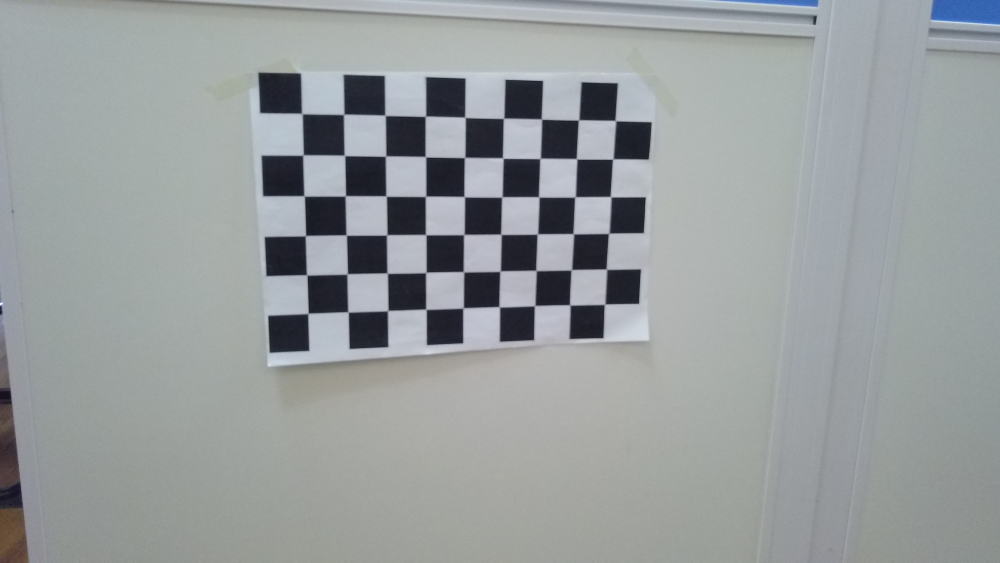
#> input picture p1/1.jpg, 4000 x 2250 px (shown at 1/4 size); its folder holds 5 pictures in this run
$ python main.py
#> lines starting #> are read from the running program, lines starting #| are printed output that depends on the picture; after the words box and inside, x2 and y2 are one past the last pixel; in counts of white or black regions, pixels touching at a corner belong together
import cv2
import numpy as np
import os

# 图片在当前文件夹的位置
file_in = 'p1'   # 原始图片存放位置
file_out = 'p3'   # 最后图片的保存位置

# 棋盘格模板规格，只算内角点个数，不算最外面的一圈点
w = 9
h = 6

# 找棋盘格角点
# 世界坐标系中的棋盘格点，在张正友标定法中认为Z = 0
# mgrid创建了大小为8×5×2的三维矩阵，在reshape成二维以后赋给objp，objp最后为(0,0,0), (1,0,0), (2,0,0) ....,(8,5,0)
objp = np.zeros((w * h, 3), np.float32)   # 大小为wh×3的0矩阵
objp[:, :2] = np.mgrid[0:w, 0:h].T.reshape(-1, 2)   # :2是因为认为Z=0
objpoints = []  # 储存在世界坐标系中的三维点
imgpoints = []  # 储存在图像平面的二维点

images = os.listdir(file_in)   # 读入图像序列
i = 0
img_h = 0
img_w = 0

# 算法迭代的终止条件，第一项表示迭代次数达到最大次数时停止迭代，第二项表示角点位置变化的最小值已经达到最小时停止迭代
criteria = (cv2.TERM_CRITERIA_EPS + cv2.TERM_CRITERIA_MAX_ITER, 30, 0.001)
for fname in images:
    img = cv2.imread(file_in + '/' + fname)
#> img is the input picture: shape (2250, 4000, 3); mean B, G, R 157.7, 156.6, 151.7
    img_h = np.size(img, 0)
#> img_h = 2250
    img_w = np.size(img, 1)
#> img_w = 4000
    gray = cv2.cvtColor(img, cv2.COLOR_BGR2GRAY)   # RGB转灰度
    # 找到棋盘格角点，存放角点于corners，如果找到足够点对，将其存储起来，ret为非零值
    ret, corners = cv2.findChessboardCorners(gray, (w, h), None)
#> ret = True; corners = 54 rows, first 8: [1209, 455.5], [1375.5, 458.5], [1542.5, 461.5], [1704, 467.5], [1861.5, 470.5], [2015.5, 474], [2167, 478], [2316.5, 482]
    # 检测到角点后，进行亚像素级别角点检测，更新角点
    if ret == True:
        i += 1
        # 输入图像gray；角点初始坐标corners；搜索窗口为2*winsize+1；表示窗口的最小（-1.-1）表示忽略；求角点的迭代终止条件
        cv2.cornerSubPix(gray, corners, (11, 11), (-1, -1), criteria)
        objpoints.append(objp)   # 空间坐标
        imgpoints.append(corners)  # 角点坐标即图像坐标
        # 角点显示
        cv2.drawChessboardCorners(img, (w, h), corners, ret)
        # cv2.imshow('findCorners', img)
        cv2.imwrite(file_out + '/print_corners' + str(i) + '.jpg', img)
        cv2.waitKey(10)
#> pass 2 of the loop `for fname in images:`:
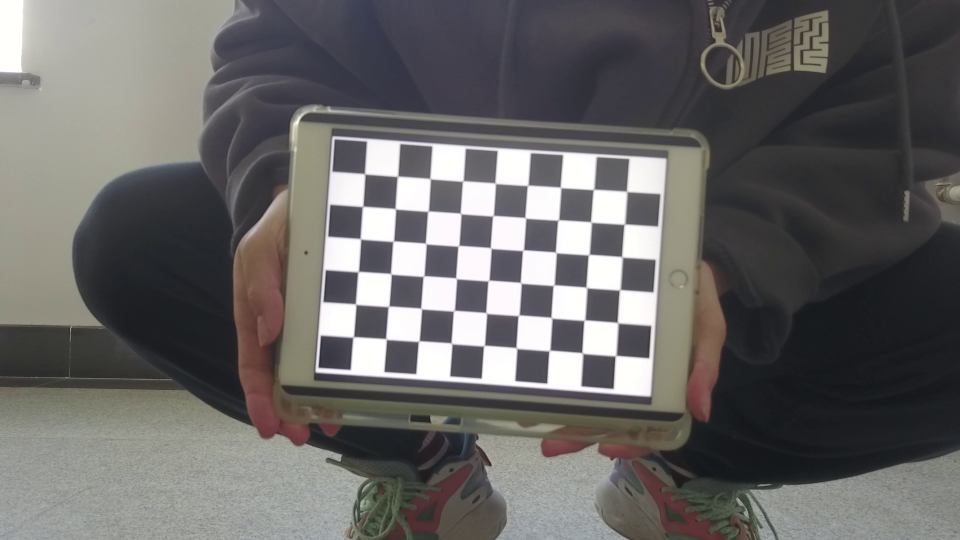
#> input picture p1/10.jpg, 1920 x 1080 px (shown at 1/2 size)
#> img is the input picture: shape (1080, 1920, 3); mean B, G, R 101.3, 102.2, 103.7
#> img_h = 1080
#> img_w = 1920
#> `gray = cv2.cvtColor(img, cv2.COLOR_BGR2GRAY)`:
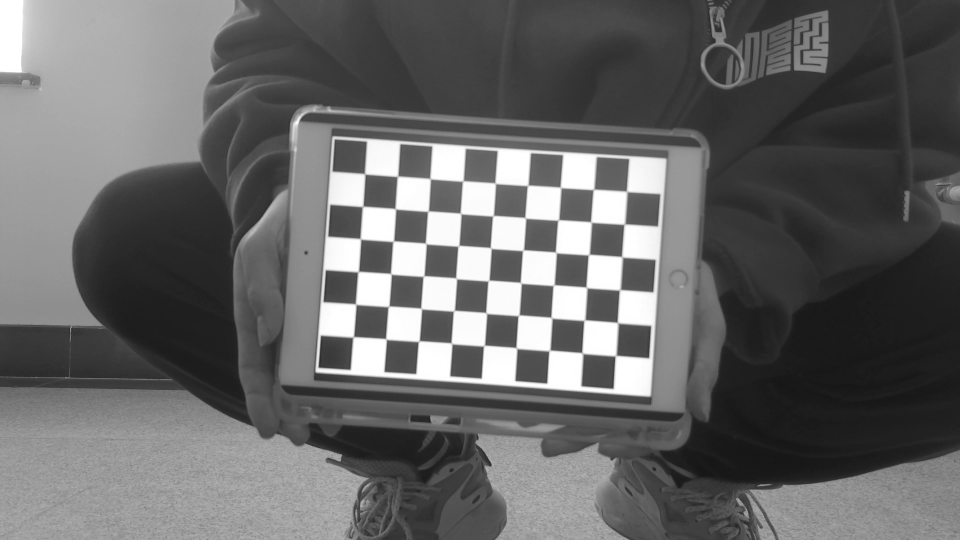
#> gray: shape (1080, 1920) (shown at 1/2 size); min 21, max 255, mean 102.5
#> corners = 54 rows, first 8: [731.1, 349.3], [796.6, 351.8], [861.9, 359.1], [924, 366], [992.8, 368.1], [1054.4, 372.5], [1122, 375.5], [1187.5, 378.4]
#> `cv2.drawChessboardCorners(img, (w, h), corners, ret)`:
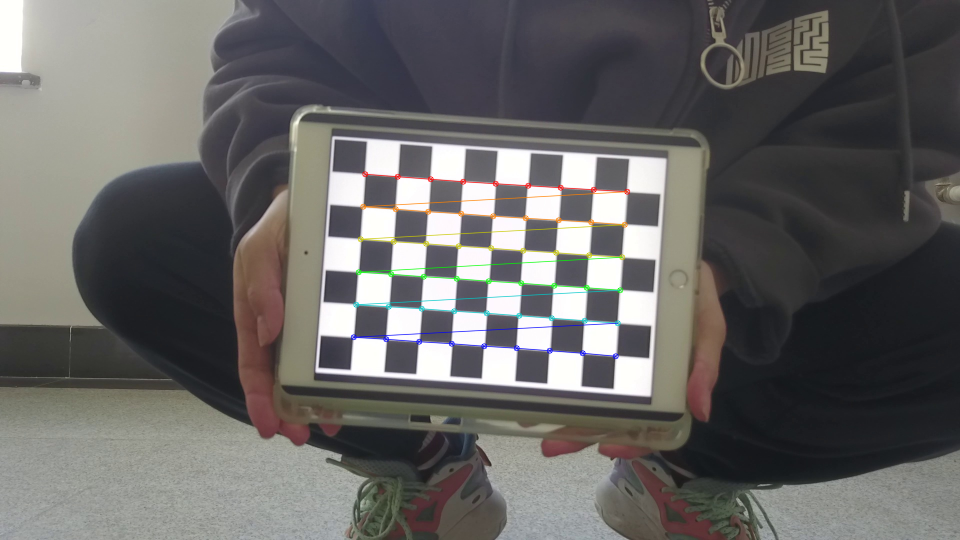
#> img: shape (1080, 1920, 3) (shown at 1/2 size); 1.04% of pixels changed, all inside (x1, y1, x2, y2) = (701, 342, 1261, 719)
#> pass 3 of the loop `for fname in images:`:
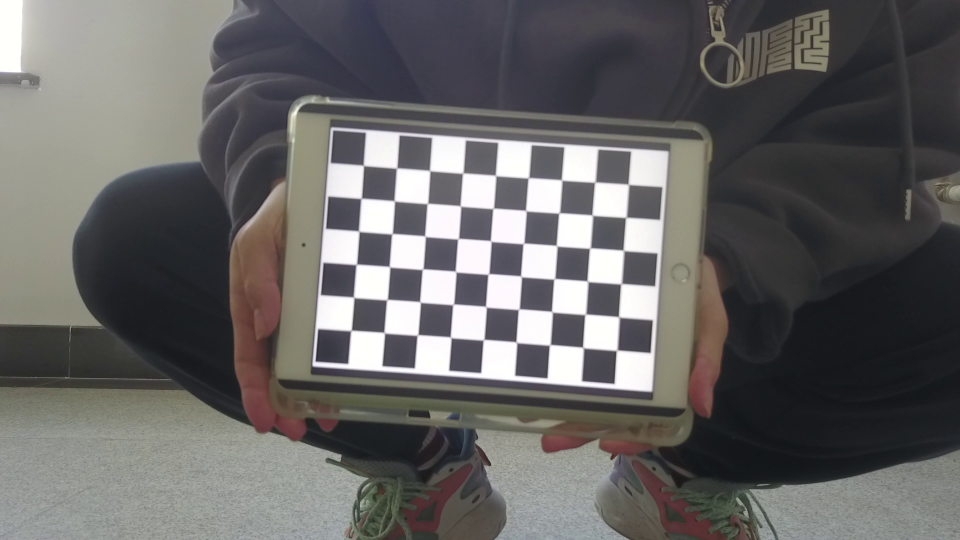
#> input picture p1/11.jpg, 1920 x 1080 px (shown at 1/2 size)
#> img is the input picture: shape (1080, 1920, 3); mean B, G, R 100.2, 100.9, 102.1
#> `gray = cv2.cvtColor(img, cv2.COLOR_BGR2GRAY)`:
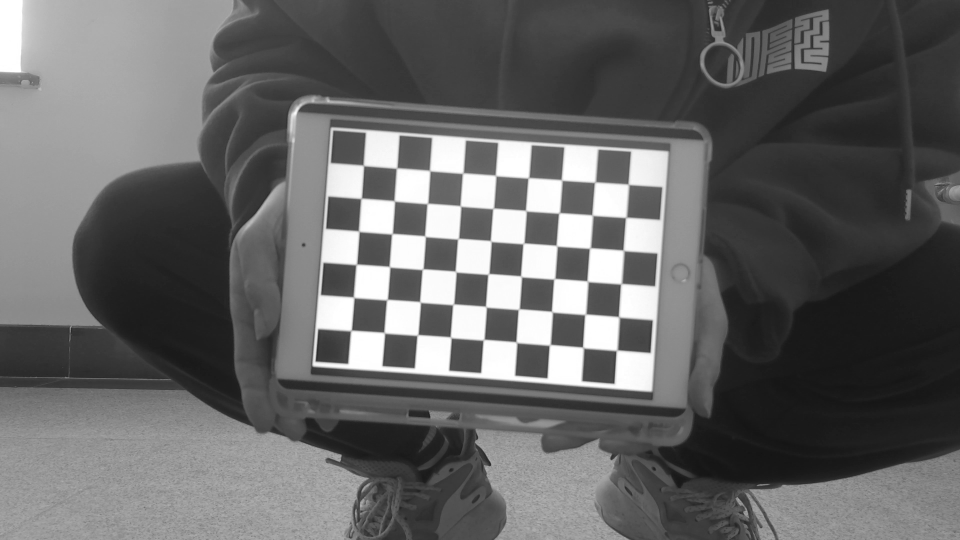
#> gray: shape (1080, 1920) (shown at 1/2 size); min 19, max 255, mean 101.2
#> corners = 54 rows, first 8: [728.3, 332.5], [794, 336.9], [860.5, 343.4], [924.6, 348.2], [993.4, 352.6], [1057.5, 356], [1122.6, 359.2], [1188.8, 365.9]
#> `cv2.drawChessboardCorners(img, (w, h), corners, ret)`:
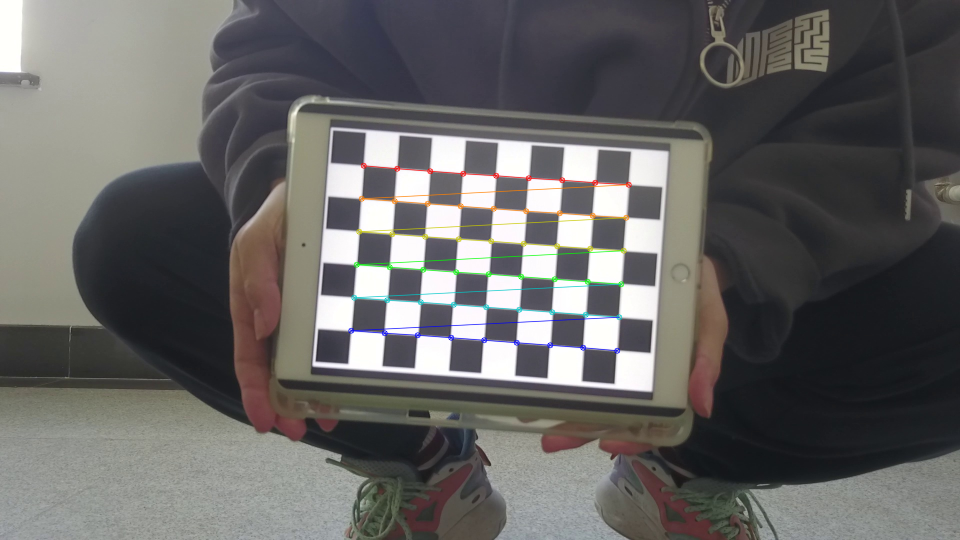
#> img: shape (1080, 1920, 3) (shown at 1/2 size); 1.06% of pixels changed, all inside (x1, y1, x2, y2) = (696, 325, 1264, 708)
#> the loop made 5 passes; the first 3 are shown
cv2.destroyAllWindows()

"""
求解参数
输入：世界坐标系里的位置；像素坐标；图像的像素尺寸大小；
输出：
ret: 重投影误差；
mtx：内参矩阵；
dist：畸变系数；
rvecs：旋转向量 （外参数）；
tvecs：平移向量 （外参数）；
"""
ret, mtx, dist, rvecs, tvecs = cv2.calibrateCamera(objpoints, imgpoints, gray.shape[::-1], None, None)
print(("ret（重投影误差）:"), ret)
print(("mtx（内参矩阵）:\n"), mtx)
print(("dist（畸变参数）:\n"), dist)  # 5个畸变参数，(k_1,k_2,p_1,p_2,k_3)
print(("rvecs（旋转向量）:\n"), rvecs)
print(("tvecs（平移向量）:\n"), tvecs)


# 优化内参数和畸变系数
# 使用相机内参mtx和畸变系数dist，并使用cv.getOptimalNewCameraMatrix()
# 通过设定自由自由比例因子alpha。
# 当alpha设为0的时候，将会返回一个剪裁过的将去畸变后不想要的像素去掉的内参数和畸变系数；
# 当alpha设为1的时候，将会返回一系个包含额外黑色像素点的内参数和畸变数，并返回一个ROI用于将其剪裁掉。
newcameramtx, roi = cv2.getOptimalNewCameraMatrix(mtx, dist, (img_w, img_h), 0, (img_w, img_h))


# 矫正畸变
img2 = cv2.imread(file_in + '/5.jpg')
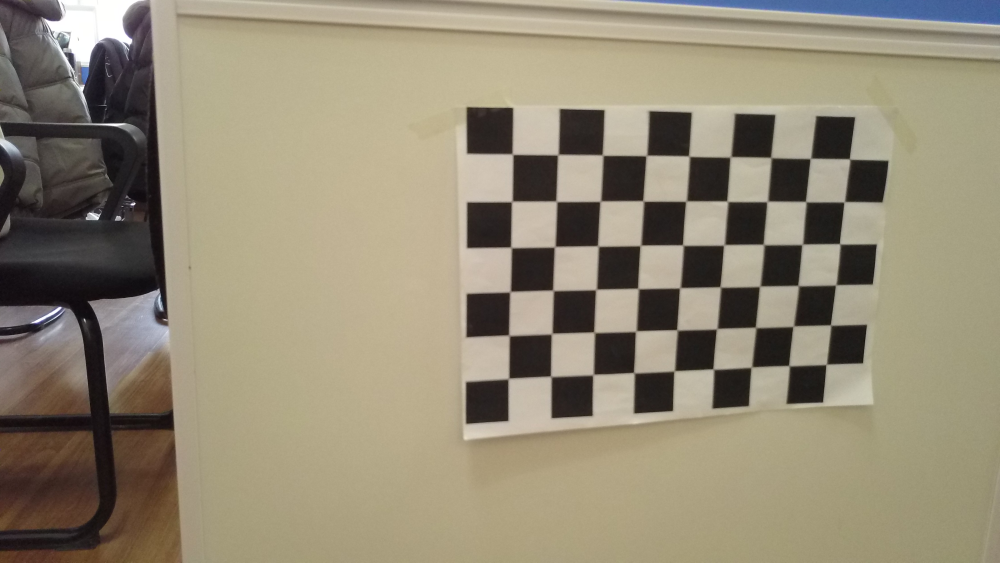
#> input picture p1/5.jpg, 4000 x 2250 px (shown at 1/4 size)
#> img2 is the input picture: shape (2250, 4000, 3); mean B, G, R 117.2, 138.1, 147.1
dst = cv2.undistort(img2, mtx, dist, None, newcameramtx)
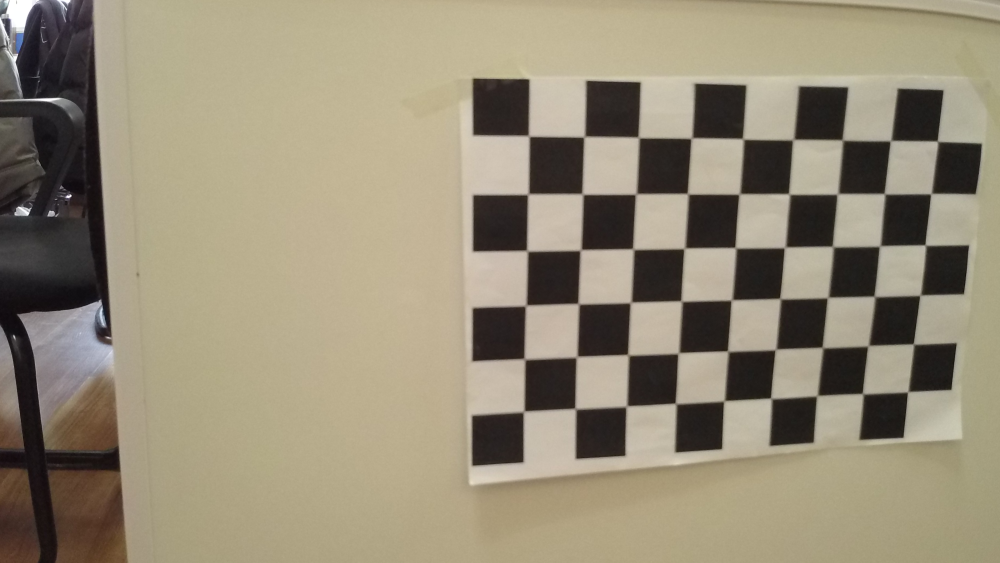
#> dst: shape (2250, 4000, 3) (shown at 1/4 size); mean B, G, R 118.6, 139.8, 149.2
cv2.imwrite(file_out + '/calibresult.jpg', dst)
print("newcameramtx（优化后相机内参）:\n", newcameramtx)

# 反投影误差total_error,越接近0，说明结果越理想。
total_error = 0
for i in range(len(objpoints)):
    imgpoints2, _ = cv2.projectPoints(objpoints[i], rvecs[i], tvecs[i], mtx, dist)   # 计算三维点到二维图像的投影
    error = cv2.norm(imgpoints[i], imgpoints2, cv2.NORM_L2) / len(imgpoints2)   # 反投影得到的点与图像上检测到的点的误差
    total_error += error
print(("total error: "), total_error / len(objpoints))   # 记平均
